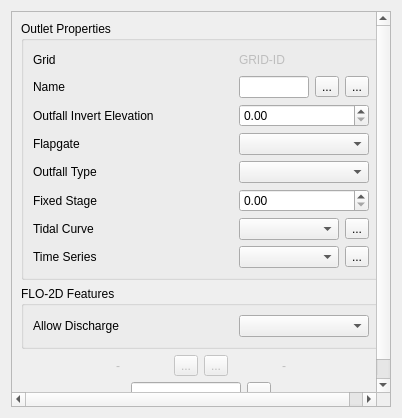
<?xml version="1.0" encoding="UTF-8"?>
<ui version="4.0">
 <class>Dialog</class>
 <widget class="QDialog" name="Dialog">
  <property name="geometry">
   <rect>
    <x>0</x>
    <y>0</y>
    <width>402</width>
    <height>418</height>
   </rect>
  </property>
  <property name="windowTitle">
   <string>Storm Drain</string>
  </property>
  <layout class="QGridLayout" name="gridLayout">
   <item row="0" column="0" colspan="2">
    <widget class="QScrollArea" name="scrollArea">
     <property name="widgetResizable">
      <bool>true</bool>
     </property>
     <widget class="QWidget" name="scrollAreaWidgetContents">
      <property name="geometry">
       <rect>
        <x>0</x>
        <y>0</y>
        <width>382</width>
        <height>398</height>
       </rect>
      </property>
      <layout class="QGridLayout" name="gridLayout_5">
       <item row="1" column="0">
        <widget class="QGroupBox" name="sd_features_grpbox">
         <property name="title">
          <string>FLO-2D Features</string>
         </property>
         <layout class="QGridLayout" name="gridLayout_4">
          <item row="0" column="0">
           <layout class="QGridLayout" name="gridLayout_3">
            <item row="1" column="1">
             <widget class="QComboBox" name="swmm_allow_discharge">
              <property name="sizePolicy">
               <sizepolicy hsizetype="Minimum" vsizetype="Preferred">
                <horstretch>0</horstretch>
                <verstretch>0</verstretch>
               </sizepolicy>
              </property>
              <property name="minimumSize">
               <size>
                <width>130</width>
                <height>0</height>
               </size>
              </property>
              <property name="maximumSize">
               <size>
                <width>16777215</width>
                <height>16777215</height>
               </size>
              </property>
             </widget>
            </item>
            <item row="1" column="0">
             <widget class="QLabel" name="label_6">
              <property name="minimumSize">
               <size>
                <width>200</width>
                <height>0</height>
               </size>
              </property>
              <property name="maximumSize">
               <size>
                <width>200</width>
                <height>16777215</height>
               </size>
              </property>
              <property name="text">
               <string>Allow Discharge</string>
              </property>
             </widget>
            </item>
           </layout>
          </item>
         </layout>
        </widget>
       </item>
       <item row="4" column="0">
        <layout class="QHBoxLayout" name="horizontalLayout">
         <item>
          <spacer name="horizontalSpacer_4">
           <property name="orientation">
            <enum>Qt::Horizontal</enum>
           </property>
           <property name="sizeHint" stdset="0">
            <size>
             <width>40</width>
             <height>20</height>
            </size>
           </property>
          </spacer>
         </item>
         <item>
          <widget class="QLineEdit" name="search_le"/>
         </item>
         <item>
          <widget class="QToolButton" name="eye_btn">
           <property name="text">
            <string>...</string>
           </property>
           <property name="icon">
            <iconset>
             <normaloff>../img/eye-svgrepo-com.svg</normaloff>../img/eye-svgrepo-com.svg</iconset>
           </property>
          </widget>
         </item>
         <item>
          <spacer name="horizontalSpacer_3">
           <property name="orientation">
            <enum>Qt::Horizontal</enum>
           </property>
           <property name="sizeHint" stdset="0">
            <size>
             <width>40</width>
             <height>20</height>
            </size>
           </property>
          </spacer>
         </item>
        </layout>
       </item>
       <item row="2" column="0">
        <layout class="QHBoxLayout" name="horizontalLayout_4">
         <item>
          <spacer name="horizontalSpacer">
           <property name="orientation">
            <enum>Qt::Horizontal</enum>
           </property>
           <property name="sizeHint" stdset="0">
            <size>
             <width>40</width>
             <height>20</height>
            </size>
           </property>
          </spacer>
         </item>
         <item>
          <widget class="QLabel" name="previous_lbl">
           <property name="enabled">
            <bool>false</bool>
           </property>
           <property name="minimumSize">
            <size>
             <width>100</width>
             <height>0</height>
            </size>
           </property>
           <property name="text">
            <string>-</string>
           </property>
           <property name="alignment">
            <set>Qt::AlignCenter</set>
           </property>
          </widget>
         </item>
         <item>
          <widget class="QToolButton" name="previous_btn">
           <property name="enabled">
            <bool>false</bool>
           </property>
           <property name="text">
            <string>...</string>
           </property>
           <property name="icon">
            <iconset>
             <normaloff>../img/arrow_4.svg</normaloff>../img/arrow_4.svg</iconset>
           </property>
           <property name="iconSize">
            <size>
             <width>20</width>
             <height>20</height>
            </size>
           </property>
          </widget>
         </item>
         <item>
          <widget class="QToolButton" name="next_btn">
           <property name="enabled">
            <bool>false</bool>
           </property>
           <property name="text">
            <string>...</string>
           </property>
           <property name="icon">
            <iconset>
             <normaloff>../img/arrow_2.svg</normaloff>../img/arrow_2.svg</iconset>
           </property>
           <property name="iconSize">
            <size>
             <width>20</width>
             <height>20</height>
            </size>
           </property>
          </widget>
         </item>
         <item>
          <widget class="QLabel" name="next_lbl">
           <property name="enabled">
            <bool>false</bool>
           </property>
           <property name="minimumSize">
            <size>
             <width>100</width>
             <height>0</height>
            </size>
           </property>
           <property name="text">
            <string>-</string>
           </property>
           <property name="alignment">
            <set>Qt::AlignCenter</set>
           </property>
          </widget>
         </item>
         <item>
          <spacer name="horizontalSpacer_2">
           <property name="orientation">
            <enum>Qt::Horizontal</enum>
           </property>
           <property name="sizeHint" stdset="0">
            <size>
             <width>40</width>
             <height>20</height>
            </size>
           </property>
          </spacer>
         </item>
        </layout>
       </item>
       <item row="0" column="0">
        <widget class="QGroupBox" name="inlet_junction_grpbox">
         <property name="title">
          <string>Outlet Properties</string>
         </property>
         <layout class="QGridLayout" name="gridLayout_6">
          <item row="0" column="0">
           <layout class="QGridLayout" name="gridLayout_2">
            <item row="7" column="4">
             <widget class="QToolButton" name="ts_btn">
              <property name="text">
               <string>...</string>
              </property>
              <property name="icon">
               <iconset>
                <normaloff>../img/call_dialog.svg</normaloff>../img/call_dialog.svg</iconset>
              </property>
             </widget>
            </item>
            <item row="1" column="1" colspan="2">
             <widget class="QLineEdit" name="name"/>
            </item>
            <item row="0" column="0">
             <widget class="QLabel" name="label_2">
              <property name="minimumSize">
               <size>
                <width>200</width>
                <height>0</height>
               </size>
              </property>
              <property name="maximumSize">
               <size>
                <width>200</width>
                <height>16777215</height>
               </size>
              </property>
              <property name="text">
               <string>Grid</string>
              </property>
             </widget>
            </item>
            <item row="1" column="3">
             <widget class="QToolButton" name="zoom_in_btn">
              <property name="text">
               <string>...</string>
              </property>
              <property name="icon">
               <iconset>
                <normaloff>../img/zoom_in.svg</normaloff>../img/zoom_in.svg</iconset>
              </property>
             </widget>
            </item>
            <item row="2" column="1" colspan="4">
             <widget class="QDoubleSpinBox" name="outfall_invert_elev">
              <property name="maximum">
               <double>1000000.000000000000000</double>
              </property>
             </widget>
            </item>
            <item row="5" column="0">
             <widget class="QLabel" name="fixed_stage_lbl">
              <property name="text">
               <string>Fixed Stage</string>
              </property>
             </widget>
            </item>
            <item row="3" column="1" colspan="4">
             <widget class="QComboBox" name="flapgate"/>
            </item>
            <item row="6" column="4">
             <widget class="QToolButton" name="tidal_btn">
              <property name="text">
               <string>...</string>
              </property>
              <property name="icon">
               <iconset>
                <normaloff>../img/call_dialog.svg</normaloff>../img/call_dialog.svg</iconset>
              </property>
             </widget>
            </item>
            <item row="2" column="0">
             <widget class="QLabel" name="label_21">
              <property name="text">
               <string>Outfall Invert Elevation</string>
              </property>
             </widget>
            </item>
            <item row="7" column="0">
             <widget class="QLabel" name="time_series_lbl">
              <property name="text">
               <string>Time Series</string>
              </property>
             </widget>
            </item>
            <item row="3" column="0">
             <widget class="QLabel" name="label_20">
              <property name="text">
               <string>Flapgate</string>
              </property>
             </widget>
            </item>
            <item row="1" column="0">
             <widget class="QLabel" name="label">
              <property name="text">
               <string>Name</string>
              </property>
             </widget>
            </item>
            <item row="5" column="1" colspan="4">
             <widget class="QDoubleSpinBox" name="fixed_stage">
              <property name="maximum">
               <double>1000000.000000000000000</double>
              </property>
             </widget>
            </item>
            <item row="0" column="1" colspan="4">
             <widget class="QLabel" name="grid">
              <property name="enabled">
               <bool>false</bool>
              </property>
              <property name="minimumSize">
               <size>
                <width>130</width>
                <height>20</height>
               </size>
              </property>
              <property name="maximumSize">
               <size>
                <width>130</width>
                <height>16777215</height>
               </size>
              </property>
              <property name="text">
               <string>GRID-ID</string>
              </property>
             </widget>
            </item>
            <item row="6" column="1" colspan="3">
             <widget class="QComboBox" name="tidal_curve"/>
            </item>
            <item row="6" column="0">
             <widget class="QLabel" name="tidal_curve_lbl">
              <property name="text">
               <string>Tidal Curve</string>
              </property>
             </widget>
            </item>
            <item row="7" column="1" colspan="3">
             <widget class="QComboBox" name="time_series"/>
            </item>
            <item row="1" column="4">
             <widget class="QToolButton" name="zoom_out_btn">
              <property name="text">
               <string>...</string>
              </property>
              <property name="icon">
               <iconset>
                <normaloff>../img/zoom_out.svg</normaloff>../img/zoom_out.svg</iconset>
              </property>
             </widget>
            </item>
            <item row="4" column="0">
             <widget class="QLabel" name="label_25">
              <property name="minimumSize">
               <size>
                <width>200</width>
                <height>0</height>
               </size>
              </property>
              <property name="maximumSize">
               <size>
                <width>200</width>
                <height>16777215</height>
               </size>
              </property>
              <property name="text">
               <string>Outfall Type</string>
              </property>
             </widget>
            </item>
            <item row="4" column="1" colspan="4">
             <widget class="QComboBox" name="outfall_type"/>
            </item>
           </layout>
          </item>
         </layout>
        </widget>
       </item>
       <item row="3" column="0">
        <spacer name="verticalSpacer">
         <property name="orientation">
          <enum>Qt::Vertical</enum>
         </property>
         <property name="sizeHint" stdset="0">
          <size>
           <width>20</width>
           <height>40</height>
          </size>
         </property>
        </spacer>
       </item>
      </layout>
     </widget>
    </widget>
   </item>
  </layout>
 </widget>
 <resources/>
 <connections/>
</ui>
